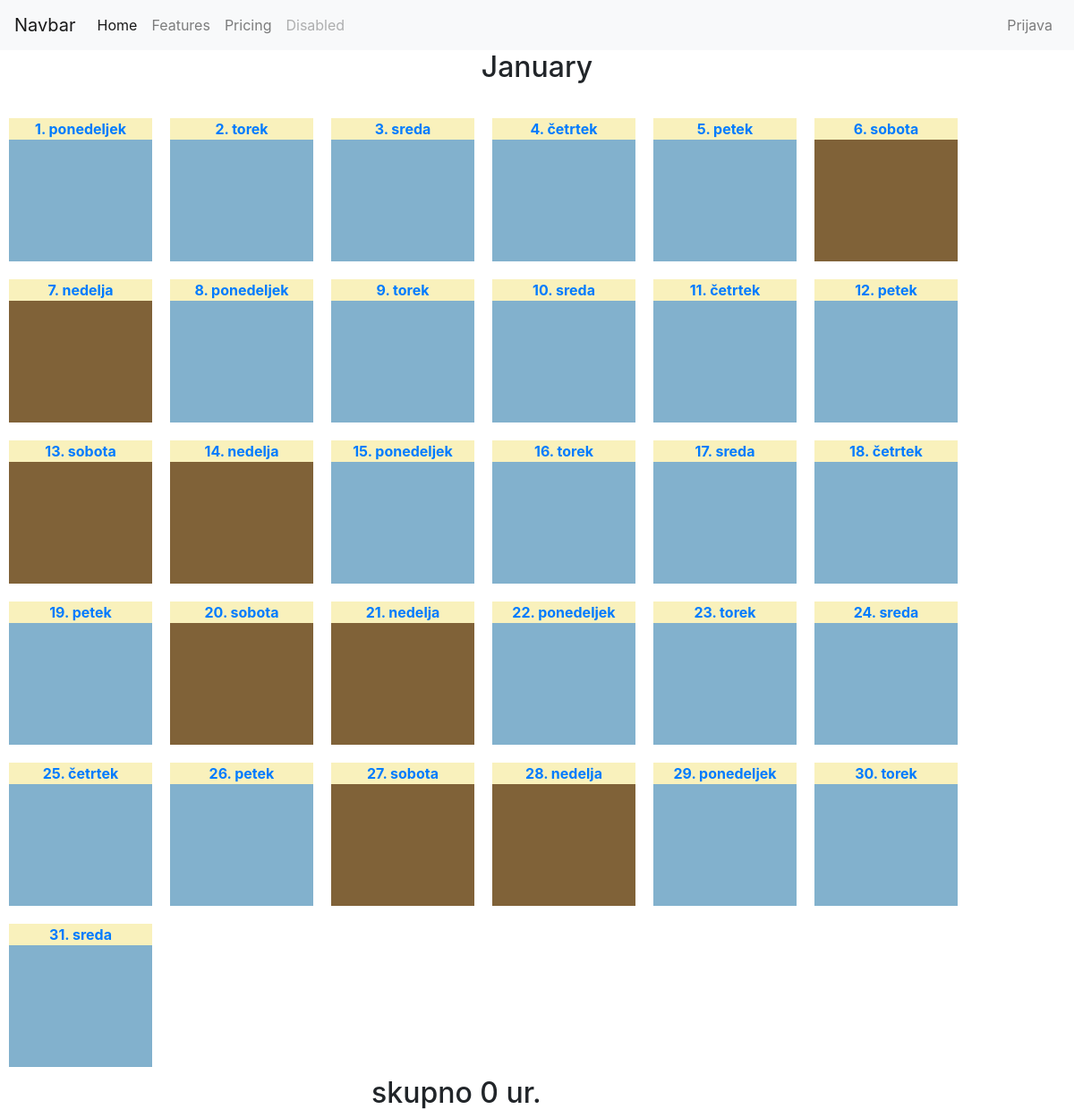
/user_admin/1/2018/1/, run on an earlier commit of the app's database.
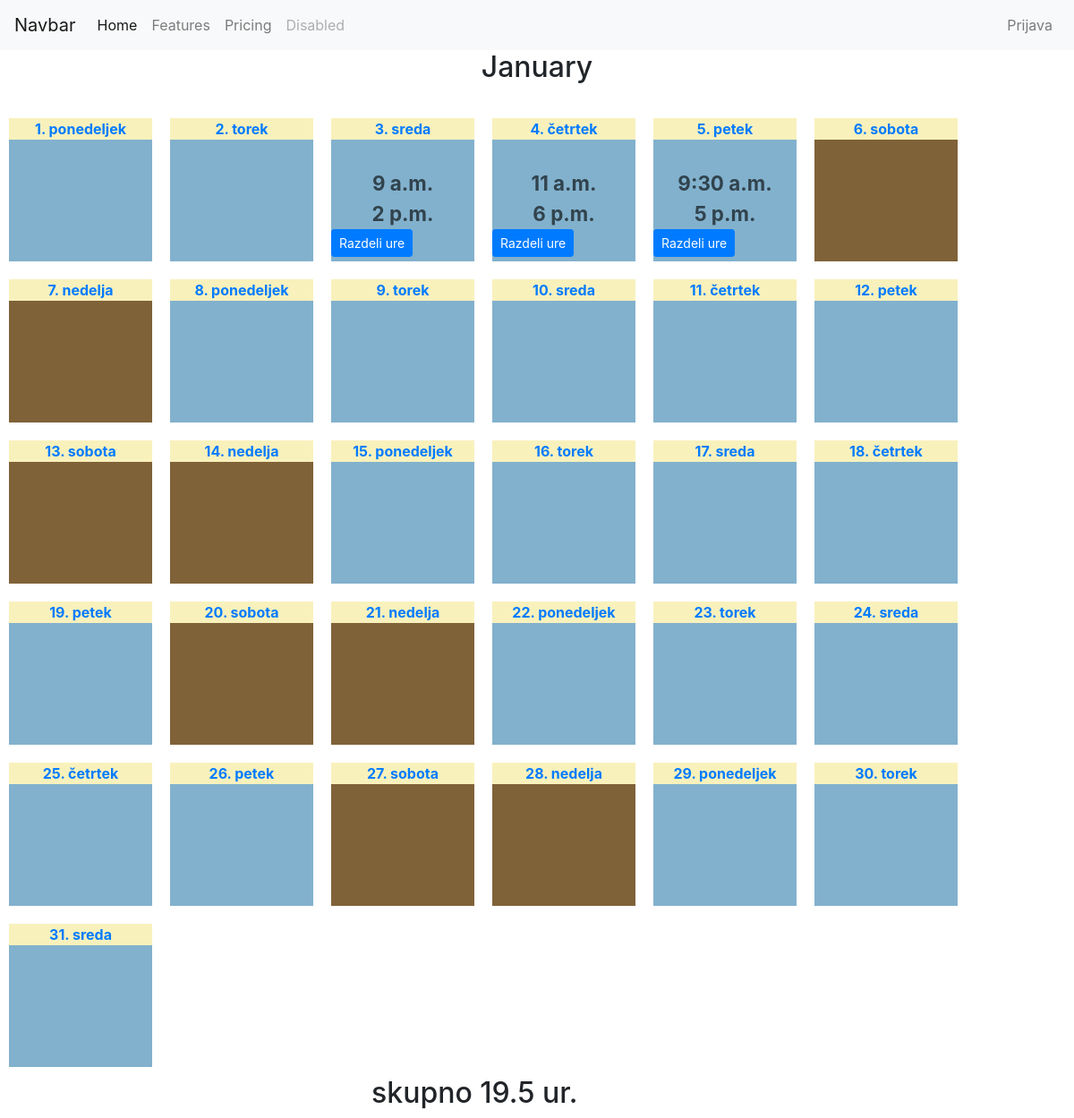
And on a later commit of the database.
### user_admin/models.py (models this page shows, shortened)
class WorkDay(models.Model):
    worker = models.ForeignKey(User, on_delete=models.CASCADE)
    day = models.DateField()
    start_time = models.TimeField()
    end_time = models.TimeField()
    is_sick_leave = models.BooleanField(blank=True,default=False)
    is_vacation = models.BooleanField(blank=True, default=False)

### user_admin/views.py (the view)
# urls.py: path('<int:user_id>/<int:c_year>/<int:c_month>/', views.work_month_single, name="work_month_single"),
def work_month_single(request, user_id, c_year, c_month):
    days_in_month = monthrange(c_year, c_month)[1]
    days_list = list(range(1, days_in_month+1))
    days_list_dated = []
    for item in days_list:
        days_list_dated.append(datetime.date(c_year, c_month, item))
    user_work_time = {}
    work_time = WorkDay.objects.filter(worker=user_id)
    for item in work_time:
        user_work_time[item.day] = (item.start_time, item.end_time)
    current_month = calendar.month_name[c_month]
    time_list = []
    calc = 0
    for item, value in user_work_time.items():
        if item.month == c_month:
            time_converted_start = value[0].hour*60 + value[0].minute
            time_converted_end = value[1].hour*60 + value[1].minute
            temp = (time_converted_end - time_converted_start)/60
            time_list.append(temp)
            calc+=temp
    return render(request, 'user_admin/work_month_single.html', {'days_list_dated': days_list_dated, 'user_work_time': user_work_time, 'c_year': c_year, 'c_month': c_month, 'current_month': current_month, 'calc': calc, 'time_list': time_list, 'work_time': work_time})

### user_admin/templates/user_admin/work_month_single.html (shortened to what this page needs)
{% extends 'base.html' %}
{% block content %}
    <div class="row">
        <div class="col text-center">
            <h2>{{ current_month }}</h2>
        </div>
        <div class="row day-list">
        {% for day in days_list_dated %}
            {% if day|date:"l" == "nedelja" or day|date:"l" == "sobota" %}
                 <div class="day-item-red">
                    <a href="{% url 'work_day_single' user.id c_year c_month day|date:'j' %}">
                    <div class="day-title">
                        {{ day|date:"j. l" }}
                    </div>
                </a>
            </div>
            {% else %}
            <div class="day-item">
                <a href="{% url 'work_day_single' user.id c_year c_month day|date:'j' %}">
                    <div class="day-title">
                        {{ day|date:"j. l" }}
                    </div>
                </a>
                <div class="day-times text-center">
                    <ul>
                    {% for k, v in user_work_time.items %}
                        {% for val in v %}
                            {% if k|date:'Y, n, j' == day|date:'Y, n, j' %}
                                <li>{{ val }}</li>
                            {% endif %}
                        {% endfor %}
                    {% endfor %}
                    </ul>
                </div>
                {% for k, v in user_work_time.items %}
                    {% if k|date == day|date %}
                        {% for item in work_time %}
                            {% if item.day|date == day|date %}
                                <a class="btn btn-primary btn-sm" href="{% url 'divide_work_day' user.id item.id %}" role="button">Razdeli ure</a>
                            {% endif %}
                        {% endfor %}
                    {% endif %}
                {% endfor %}
            </div>
            {% endif %}
        {% endfor %}
        </div>
    </div>
    <div class="row">
        <div class="col-4">
        </div>
        <div class="col-4">
            <h2>skupno {{ calc }} ur.</h2>
        </div>
    </div>
{% endblock %}

### user_admin/templates/base.html (shortened to what this page needs)
<!doctype html>
<html lang="en">
  <head>
    <link rel="stylesheet" href="https://maxcdn.bootstrapcdn.com/bootstrap/4.0.0-beta.3/css/bootstrap.min.css">
    {% load static %}
    <link rel="stylesheet" type="text/css" href="{% static 'user_admin/style.css' %}">
    <link rel="stylesheet" href="https://cdn.jsdelivr.net/npm/timepicker@1.11.12/jquery.timepicker.css">
  </head>
  <body>
      <nav class="navbar navbar-expand-lg navbar-light bg-light">
          <a class="navbar-brand" href="#">Navbar</a>
          <div class="collapse navbar-collapse" id="navbarNav">
            <ul class="navbar-nav mr-auto">
              <li class="nav-item active">
                <a class="nav-link" href="#">Home <span class="sr-only">(current)</span></a>
              </li>
              <li class="nav-item">
                <a class="nav-link" href="#">Features</a>
              </li>
              <li class="nav-item">
                <a class="nav-link" href="#">Pricing</a>
              </li>
              <li class="nav-item">
                <a class="nav-link disabled" href="#">Disabled</a>
              </li>
            </ul>
            <ul class="navbar-nav">
                {% if user.is_authenticated %}
                <li class="nav-item">
                    <a class="nav-link" href="{% url 'logout' %}?next={{ request.path }}">Odjava</a>
                </li>
                {% else %}
                <li class="nav-item">
                    <a class="nav-link" href="{% url 'login' %}?next={{ request.path }}">Prijava</a>
                </li>
                {% endif %}
            </ul>
          </div>
    </nav>
    <div class="container-fluid">
        {% block content %}
        {% endblock %}
    </div>
  </body>
</html>

### user_admin/static/user_admin/style.css (style rules this page uses)
.day-list { margin: 10px; }
.day-item { height: 10rem; width:10rem; background-color: #82B1CD; display: block; margin: 20px 20px 0px 0px; }
.day-item-red { height: 10rem; width:10rem; background-color: #806238; display: block; margin: 20px 20px 0px 0px; }
.day-title { text-align: center; font-weight: 700; background-color: #F9F1BC; }
.day-times { margin-top:2rem; }
.day-times > ul { list-style-type:none; margin: 0; padding: 0; }
.day-times > ul > li { margin: 0; padding: 0; font-size: 1.4rem; font-weight: 700; color: #31434D; }

What changed in the data, as far as the page shows it:
added WorkDay: v "9 a.m." "2 p.m.", day "Razdeli ure"
added WorkDay: v "11 a.m." "6 p.m.", day "Razdeli ure"
added WorkDay: v "9:30 a.m." "5 p.m.", day "Razdeli ure"
Also different on the page:
{{ calc }}: "0" → "19.5"
